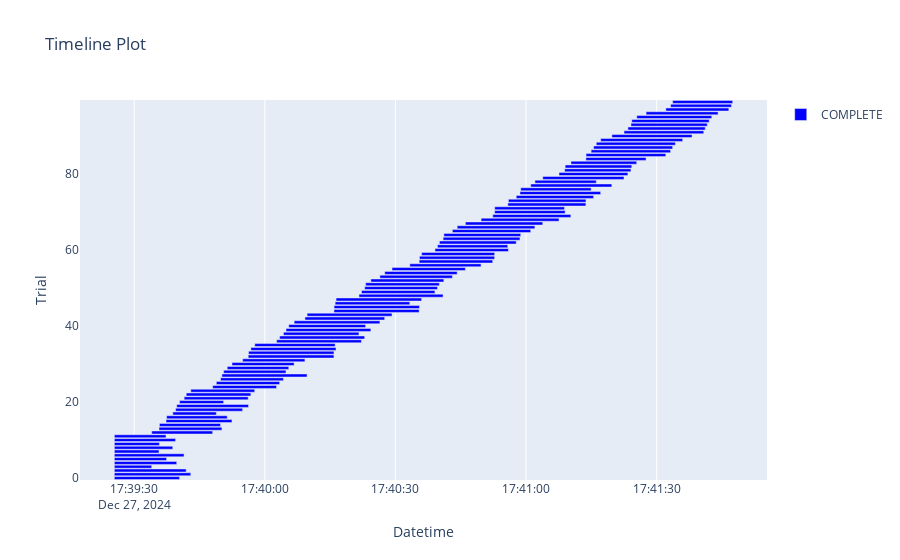

The cell this chart's notebook holds for it:
### Code cell
optuna.visualization.plot_timeline(study)

### Figure 1 — Plotly figure (JSON) as saved in the notebook; plotly's stock layout.template omitted (floating-point values rounded to 4 significant figures)
{"data": [{"base": ["2024-12-27T17:39:25.446328", "2024-12-27T17:39:25.447097", "2024-12-27T17:39:25.447764", "2024-12-27T17:39:25.448115", "2024-12-27T17:39:25.449808", "2024-12-27T17:39:25.450623", "2024-12-27T17:39:25.450674", "2024-12-27T17:39:25.451575", "2024-12-27T17:39:25.452378", "2024-12-27T17:39:25.449846", "2024-12-27T17:39:25.455760", "2024-12-27T17:39:25.452401", "2024-12-27T17:39:34.031418", "2024-12-27T17:39:35.706174", "2024-12-27T17:39:35.803098", "2024-12-27T17:39:37.315908", "2024-12-27T17:39:37.449569", "2024-12-27T17:39:38.872318", "2024-12-27T17:39:39.519729", "2024-12-27T17:39:39.780210", "2024-12-27T17:39:40.433919", "2024-12-27T17:39:41.477137", "2024-12-27T17:39:41.952644", "2024-12-27T17:39:43.003747", "2024-12-27T17:39:48.030862", "2024-12-27T17:39:48.873211", "2024-12-27T17:39:49.845882", "2024-12-27T17:39:50.157783", "2024-12-27T17:39:50.544624", "2024-12-27T17:39:51.376627", "2024-12-27T17:39:52.467041", "2024-12-27T17:39:54.904146", "2024-12-27T17:39:56.190422", "2024-12-27T17:39:56.273064", "2024-12-27T17:39:56.804585", "2024-12-27T17:39:57.692515", "2024-12-27T17:40:02.715381", "2024-12-27T17:40:03.408840", "2024-12-27T17:40:04.281742", "2024-12-27T17:40:04.868675", "2024-12-27T17:40:05.507281", "2024-12-27T17:40:06.745222", "2024-12-27T17:40:09.221367", "2024-12-27T17:40:09.712616", "2024-12-27T17:40:15.888496", "2024-12-27T17:40:15.909304", "2024-12-27T17:40:16.156044", "2024-12-27T17:40:16.367182", "2024-12-27T17:40:21.628271", "2024-12-27T17:40:22.213139", "2024-12-27T17:40:22.942811", "2024-12-27T17:40:23.157231", "2024-12-27T17:40:24.359787", "2024-12-27T17:40:26.435830", "2024-12-27T17:40:27.542637", "2024-12-27T17:40:29.219004", "2024-12-27T17:40:33.302981", "2024-12-27T17:40:35.449895", "2024-12-27T17:40:35.522626", "2024-12-27T17:40:36.023779", "2024-12-27T17:40:39.082289", "2024-12-27T17:40:39.663735", "2024-12-27T17:40:40.103107", "2024-12-27T17:40:40.954220", "2024-12-27T17:40:41.127958", "2024-12-27T17:40:43.080908", "2024-12-27T17:40:44.184392", "2024-12-27T17:40:46.068336", "2024-12-27T17:40:49.676338", "2024-12-27T17:40:52.355266", "2024-12-27T17:40:52.787371", "2024-12-27T17:40:52.803474", "2024-12-27T17:40:55.819056", "2024-12-27T17:40:55.950038", "2024-12-27T17:40:57.745848", "2024-12-27T17:40:58.605384", "2024-12-27T17:40:58.780553", "2024-12-27T17:41:01.081229", "2024-12-27T17:41:02.040793", "2024-12-27T17:41:03.837196", "2024-12-27T17:41:07.568635", "2024-12-27T17:41:08.863681", "2024-12-27T17:41:08.983630", "2024-12-27T17:41:10.309017", "2024-12-27T17:41:13.745757", "2024-12-27T17:41:13.785127", "2024-12-27T17:41:14.949153", "2024-12-27T17:41:15.525347", "2024-12-27T17:41:16.131630", "2024-12-27T17:41:17.147901", "2024-12-27T17:41:19.720908", "2024-12-27T17:41:22.501508", "2024-12-27T17:41:23.395052", "2024-12-27T17:41:24.092955", "2024-12-27T17:41:24.285526", "2024-12-27T17:41:25.433991", "2024-12-27T17:41:27.565747", "2024-12-27T17:41:32.104253", "2024-12-27T17:41:33.205857", "2024-12-27T17:41:33.671818"], "hovertemplate": "%{text}<extra>COMPLETE</extra>", "marker": {"color": "blue"}, "name": "COMPLETE", "orientation": "h", "text": ["{<br>  \"number\": 0,<br>  \"values\": [<br>    0.0<br>  ],<br>  \"params\": {<br>    \"max_depth\": 24,<br>    \"min_samples_leaf\": 32<br>  }<br>}", "{<br>  \"number\": 1,<br>  \"values\": [<br>    0.0<br>  ],<br>  \"params\": {<br>    \"max_depth\": 22,<br>    \"min_samples_leaf\": 8<br>  }<br>}", "{<br>  \"number\": 2,<br>  \"values\": [<br>    0.0<br>  ],<br>  \"params\": {<br>    \"max_depth\": 28,<br>    \"min_samples_leaf\": 14<br>  }<br>}", "{<br>  \"number\": 3,<br>  \"values\": [<br>    0.0<br>  ],<br>  \"params\": {<br>    \"max_depth\": 4,<br>    \"min_samples_leaf\": 24<br>  }<br>}", "{<br>  \"number\": 4,<br>  \"values\": [<br>    0.0<br>  ],<br>  \"params\": {<br>    \"max_depth\": 26,<br>    \"min_samples_leaf\": 52<br>  }<br>}", "{<br>  \"number\": 5,<br>  \"values\": [<br>    0.0<br>  ],<br>  \"params\": {<br>    \"max_depth\": 8,<br>    \"min_samples_leaf\": 4<br>  }<br>}", "{<br>  \"number\": 6,<br>  \"values\": [<br>    0.0<br>  ],<br>  \"params\": {<br>    \"max_depth\": 22,<br>    \"min_samples_leaf\": 20<br>  }<br>}", "{<br>  \"number\": 7,<br>  \"values\": [<br>    0.0<br>  ],<br>  \"params\": {<br>    \"max_depth\": 6,<br>    \"min_samples_leaf\": 54<br>  }<br>}", "{<br>  \"number\": 8,<br>  \"values\": [<br>    0.0<br>  ],<br>  \"params\": {<br>    \"max_depth\": 12,<br>    \"min_samples_leaf\": 58<br>  }<br>}", "{<br>  \"number\": 9,<br>  \"values\": [<br>    0.0<br>  ],<br>  \"params\": {<br>    \"max_depth\": 6,<br>    \"min_samples_leaf\": 12<br>  }<br>}", "{<br>  \"number\": 10,<br>  \"values\": [<br>    0.0<br>  ],<br>  \"params\": {<br>    \"max_depth\": 12,<br>    \"min_samples_leaf\": 34<br>  }<br>}", "{<br>  \"number\": 11,<br>  \"values\": [<br>    0.0<br>  ],<br>  \"params\": {<br>    \"max_depth\": 8,<br>    \"min_samples_leaf\": 20<br>  }<br>}", "{<br>  \"number\": 12,<br>  \"values\": [<br>    0.0<br>  ],<br>  \"params\": {<br>    \"max_depth\": 20,<br>    \"min_samples_leaf\": 56<br>  }<br>}", "{<br>  \"number\": 13,<br>  \"values\": [<br>    0.0<br>  ],<br>  \"params\": {<br>    \"max_depth\": 22,<br>    \"min_samples_leaf\": 44<br>  }<br>}", "{<br>  \"number\": 14,<br>  \"values\": [<br>    0.0<br>  ],<br>  \"params\": {<br>    \"max_depth\": 24,<br>    \"min_samples_leaf\": 58<br>  }<br>}", "{<br>  \"number\": 15,<br>  \"values\": [<br>    0.0<br>  ],<br>  \"params\": {<br>    \"max_depth\": 24,<br>    \"min_samples_leaf\": 30<br>  }<br>}", "{<br>  \"number\": 16,<br>  \"values\": [<br>    0.0<br>  ],<br>  \"params\": {<br>    \"max_depth\": 18,<br>    \"min_samples_leaf\": 56<br>  }<br>}", "{<br>  \"number\": 17,<br>  \"values\": [<br>    0.0<br>  ],<br>  \"params\": {<br>    \"max_depth\": 6,<br>    \"min_samples_leaf\": 34<br>  }<br>}", "{<br>  \"number\": 18,<br>  \"values\": [<br>    0.0<br>  ],<br>  \"params\": {<br>    \"max_depth\": 30,<br>    \"min_samples_leaf\": 28<br>  }<br>}", "{<br>  \"number\": 19,<br>  \"values\": [<br>    0.0<br>  ],<br>  \"params\": {<br>    \"max_depth\": 30,<br>    \"min_samples_leaf\": 14<br>  }<br>}", "{<br>  \"number\": 20,<br>  \"values\": [<br>    0.0<br>  ],<br>  \"params\": {<br>    \"max_depth\": 6,<br>    \"min_samples_leaf\": 18<br>  }<br>}", "{<br>  \"number\": 21,<br>  \"values\": [<br>    0.0<br>  ],<br>  \"params\": {<br>    \"max_depth\": 30,<br>    \"min_samples_leaf\": 40<br>  }<br>}", "{<br>  \"number\": 22,<br>  \"values\": [<br>    0.0<br>  ],<br>  \"params\": {<br>    \"max_depth\": 30,<br>    \"min_samples_leaf\": 36<br>  }<br>}", "{<br>  \"number\": 23,<br>  \"values\": [<br>    0.0<br>  ],<br>  \"params\": {<br>    \"max_depth\": 20,<br>    \"min_samples_leaf\": 36<br>  }<br>}", "{<br>  \"number\": 24,<br>  \"values\": [<br>    0.0<br>  ],<br>  \"params\": {<br>    \"max_depth\": 24,<br>    \"min_samples_leaf\": 38<br>  }<br>}", "{<br>  \"number\": 25,<br>  \"values\": [<br>    0.0<br>  ],<br>  \"params\": {<br>    \"max_depth\": 24,<br>    \"min_samples_leaf\": 42<br>  }<br>}", "{<br>  \"number\": 26,<br>  \"values\": [<br>    0.0<br>  ],<br>  \"params\": {<br>    \"max_depth\": 18,<br>    \"min_samples_leaf\": 42<br>  }<br>}", "{<br>  \"number\": 27,<br>  \"values\": [<br>    0.0017597222555624087<br>  ],<br>  \"params\": {<br>    \"max_depth\": 30,<br>    \"min_samples_leaf\": 2<br>  }<br>}", "{<br>  \"number\": 28,<br>  \"values\": [<br>    0.0<br>  ],<br>  \"params\": {<br>    \"max_depth\": 30,<br>    \"min_samples_leaf\": 42<br>  }<br>}", "{<br>  \"number\": 29,<br>  \"values\": [<br>    0.0<br>  ],<br>  \"params\": {<br>    \"max_depth\": 14,<br>    \"min_samples_leaf\": 40<br>  }<br>}", "{<br>  \"number\": 30,<br>  \"values\": [<br>    0.0<br>  ],<br>  \"params\": {<br>    \"max_depth\": 30,<br>    \"min_samples_leaf\": 42<br>  }<br>}", "{<br>  \"number\": 31,<br>  \"values\": [<br>    0.0<br>  ],<br>  \"params\": {<br>    \"max_depth\": 16,<br>    \"min_samples_leaf\": 40<br>  }<br>}", "{<br>  \"number\": 32,<br>  \"values\": [<br>    0.002643182499729205<br>  ],<br>  \"params\": {<br>    \"max_depth\": 28,<br>    \"min_samples_leaf\": 2<br>  }<br>}", "{<br>  \"number\": 33,<br>  \"values\": [<br>    0.0017587423722928229<br>  ],<br>  \"params\": {<br>    \"max_depth\": 26,<br>    \"min_samples_leaf\": 2<br>  }<br>}", "{<br>  \"number\": 34,<br>  \"values\": [<br>    0.0017587423722928229<br>  ],<br>  \"params\": {<br>    \"max_depth\": 26,<br>    \"min_samples_leaf\": 2<br>  }<br>}", "{<br>  \"number\": 35,<br>  \"values\": [<br>    0.0<br>  ],<br>  \"params\": {<br>    \"max_depth\": 28,<br>    \"min_samples_leaf\": 4<br>  }<br>}", "{<br>  \"number\": 36,<br>  \"values\": [<br>    0.0017587423722928229<br>  ],<br>  \"params\": {<br>    \"max_depth\": 26,<br>    \"min_samples_leaf\": 2<br>  }<br>}", "{<br>  \"number\": 37,<br>  \"values\": [<br>    0.0017587423722928229<br>  ],<br>  \"params\": {<br>    \"max_depth\": 26,<br>    \"min_samples_leaf\": 2<br>  }<br>}", "{<br>  \"number\": 38,<br>  \"values\": [<br>    0.0<br>  ],<br>  \"params\": {<br>    \"max_depth\": 28,<br>    \"min_samples_leaf\": 6<br>  }<br>}", "{<br>  \"number\": 39,<br>  \"values\": [<br>    0.0017587423722928229<br>  ],<br>  \"params\": {<br>    \"max_depth\": 26,<br>    \"min_samples_leaf\": 2<br>  }<br>}", "{<br>  \"number\": 40,<br>  \"values\": [<br>    0.0<br>  ],<br>  \"params\": {<br>    \"max_depth\": 26,<br>    \"min_samples_leaf\": 6<br>  }<br>}", "{<br>  \"number\": 41,<br>  \"values\": [<br>    0.0017587423722928229<br>  ],<br>  \"params\": {<br>    \"max_depth\": 26,<br>    \"min_samples_leaf\": 2<br>  }<br>}", "{<br>  \"number\": 42,<br>  \"values\": [<br>    0.0<br>  ],<br>  \"params\": {<br>    \"max_depth\": 26,<br>    \"min_samples_leaf\": 4<br>  }<br>}", "{<br>  \"number\": 43,<br>  \"values\": [<br>    0.0017587423722928229<br>  ],<br>  \"params\": {<br>    \"max_depth\": 26,<br>    \"min_samples_leaf\": 2<br>  }<br>}", "{<br>  \"number\": 44,<br>  \"values\": [<br>    0.0017587423722928229<br>  ],<br>  \"params\": {<br>    \"max_depth\": 26,<br>    \"min_samples_leaf\": 2<br>  }<br>}", "{<br>  \"number\": 45,<br>  \"values\": [<br>    0.0017587423722928229<br>  ],<br>  \"params\": {<br>    \"max_depth\": 26,<br>    \"min_samples_leaf\": 2<br>  }<br>}", "{<br>  \"number\": 46,<br>  \"values\": [<br>    0.0<br>  ],<br>  \"params\": {<br>    \"max_depth\": 26,<br>    \"min_samples_leaf\": 8<br>  }<br>}", "{<br>  \"number\": 47,<br>  \"values\": [<br>    0.0017587423722928229<br>  ],<br>  \"params\": {<br>    \"max_depth\": 26,<br>    \"min_samples_leaf\": 2<br>  }<br>}", "{<br>  \"number\": 48,<br>  \"values\": [<br>    0.0017587423722928229<br>  ],<br>  \"params\": {<br>    \"max_depth\": 26,<br>    \"min_samples_leaf\": 2<br>  }<br>}", "{<br>  \"number\": 49,<br>  \"values\": [<br>    0.0<br>  ],<br>  \"params\": {<br>    \"max_depth\": 26,<br>    \"min_samples_leaf\": 10<br>  }<br>}", "{<br>  \"number\": 50,<br>  \"values\": [<br>    0.0<br>  ],<br>  \"params\": {<br>    \"max_depth\": 28,<br>    \"min_samples_leaf\": 10<br>  }<br>}", "{<br>  \"number\": 51,<br>  \"values\": [<br>    0.0<br>  ],<br>  \"params\": {<br>    \"max_depth\": 28,<br>    \"min_samples_leaf\": 10<br>  }<br>}", "{<br>  \"number\": 52,<br>  \"values\": [<br>    0.0<br>  ],<br>  \"params\": {<br>    \"max_depth\": 28,<br>    \"min_samples_leaf\": 10<br>  }<br>}", "{<br>  \"number\": 53,<br>  \"values\": [<br>    0.0<br>  ],<br>  \"params\": {<br>    \"max_depth\": 28,<br>    \"min_samples_leaf\": 10<br>  }<br>}", "{<br>  \"number\": 54,<br>  \"values\": [<br>    0.0<br>  ],<br>  \"params\": {<br>    \"max_depth\": 28,<br>    \"min_samples_leaf\": 10<br>  }<br>}", "{<br>  \"number\": 55,<br>  \"values\": [<br>    0.0<br>  ],<br>  \"params\": {<br>    \"max_depth\": 28,<br>    \"min_samples_leaf\": 10<br>  }<br>}", "{<br>  \"number\": 56,<br>  \"values\": [<br>    0.0<br>  ],<br>  \"params\": {<br>    \"max_depth\": 28,<br>    \"min_samples_leaf\": 12<br>  }<br>}", "{<br>  \"number\": 57,<br>  \"values\": [<br>    0.0<br>  ],<br>  \"params\": {<br>    \"max_depth\": 28,<br>    \"min_samples_leaf\": 10<br>  }<br>}", "{<br>  \"number\": 58,<br>  \"values\": [<br>    0.0<br>  ],<br>  \"params\": {<br>    \"max_depth\": 28,<br>    \"min_samples_leaf\": 8<br>  }<br>}", "{<br>  \"number\": 59,<br>  \"values\": [<br>    0.0<br>  ],<br>  \"params\": {<br>    \"max_depth\": 28,<br>    \"min_samples_leaf\": 10<br>  }<br>}", "{<br>  \"number\": 60,<br>  \"values\": [<br>    0.0<br>  ],<br>  \"params\": {<br>    \"max_depth\": 28,<br>    \"min_samples_leaf\": 10<br>  }<br>}", "{<br>  \"number\": 61,<br>  \"values\": [<br>    0.0<br>  ],<br>  \"params\": {<br>    \"max_depth\": 22,<br>    \"min_samples_leaf\": 14<br>  }<br>}", "{<br>  \"number\": 62,<br>  \"values\": [<br>    0.0<br>  ],<br>  \"params\": {<br>    \"max_depth\": 22,<br>    \"min_samples_leaf\": 6<br>  }<br>}", "{<br>  \"number\": 63,<br>  \"values\": [<br>    0.0<br>  ],<br>  \"params\": {<br>    \"max_depth\": 22,<br>    \"min_samples_leaf\": 6<br>  }<br>}", "{<br>  \"number\": 64,<br>  \"values\": [<br>    0.0<br>  ],<br>  \"params\": {<br>    \"max_depth\": 22,<br>    \"min_samples_leaf\": 6<br>  }<br>}", "{<br>  \"number\": 65,<br>  \"values\": [<br>    0.0<br>  ],<br>  \"params\": {<br>    \"max_depth\": 22,<br>    \"min_samples_leaf\": 6<br>  }<br>}", "{<br>  \"number\": 66,<br>  \"values\": [<br>    0.0<br>  ],<br>  \"params\": {<br>    \"max_depth\": 22,<br>    \"min_samples_leaf\": 6<br>  }<br>}", "{<br>  \"number\": 67,<br>  \"values\": [<br>    0.0<br>  ],<br>  \"params\": {<br>    \"max_depth\": 22,<br>    \"min_samples_leaf\": 6<br>  }<br>}", "{<br>  \"number\": 68,<br>  \"values\": [<br>    0.0<br>  ],<br>  \"params\": {<br>    \"max_depth\": 22,<br>    \"min_samples_leaf\": 6<br>  }<br>}", "{<br>  \"number\": 69,<br>  \"values\": [<br>    0.0<br>  ],<br>  \"params\": {<br>    \"max_depth\": 22,<br>    \"min_samples_leaf\": 6<br>  }<br>}", "{<br>  \"number\": 70,<br>  \"values\": [<br>    0.0<br>  ],<br>  \"params\": {<br>    \"max_depth\": 22,<br>    \"min_samples_leaf\": 16<br>  }<br>}", "{<br>  \"number\": 71,<br>  \"values\": [<br>    0.0<br>  ],<br>  \"params\": {<br>    \"max_depth\": 22,<br>    \"min_samples_leaf\": 16<br>  }<br>}", "{<br>  \"number\": 72,<br>  \"values\": [<br>    0.0<br>  ],<br>  \"params\": {<br>    \"max_depth\": 24,<br>    \"min_samples_leaf\": 6<br>  }<br>}", "{<br>  \"number\": 73,<br>  \"values\": [<br>    0.0<br>  ],<br>  \"params\": {<br>    \"max_depth\": 24,<br>    \"min_samples_leaf\": 6<br>  }<br>}", "{<br>  \"number\": 74,<br>  \"values\": [<br>    0.0<br>  ],<br>  \"params\": {<br>    \"max_depth\": 24,<br>    \"min_samples_leaf\": 6<br>  }<br>}", "{<br>  \"number\": 75,<br>  \"values\": [<br>    0.0<br>  ],<br>  \"params\": {<br>    \"max_depth\": 24,<br>    \"min_samples_leaf\": 4<br>  }<br>}", "{<br>  \"number\": 76,<br>  \"values\": [<br>    0.0<br>  ],<br>  \"params\": {<br>    \"max_depth\": 24,<br>    \"min_samples_leaf\": 16<br>  }<br>}", "{<br>  \"number\": 77,<br>  \"values\": [<br>    0.0<br>  ],<br>  \"params\": {<br>    \"max_depth\": 24,<br>    \"min_samples_leaf\": 4<br>  }<br>}", "{<br>  \"number\": 78,<br>  \"values\": [<br>    0.0<br>  ],<br>  \"params\": {<br>    \"max_depth\": 24,<br>    \"min_samples_leaf\": 48<br>  }<br>}", "{<br>  \"number\": 79,<br>  \"values\": [<br>    0.0<br>  ],<br>  \"params\": {<br>    \"max_depth\": 24,<br>    \"min_samples_leaf\": 4<br>  }<br>}", "{<br>  \"number\": 80,<br>  \"values\": [<br>    0.0<br>  ],<br>  \"params\": {<br>    \"max_depth\": 24,<br>    \"min_samples_leaf\": 18<br>  }<br>}", "{<br>  \"number\": 81,<br>  \"values\": [<br>    0.0<br>  ],<br>  \"params\": {<br>    \"max_depth\": 24,<br>    \"min_samples_leaf\": 26<br>  }<br>}", "{<br>  \"number\": 82,<br>  \"values\": [<br>    0.0<br>  ],<br>  \"params\": {<br>    \"max_depth\": 24,<br>    \"min_samples_leaf\": 24<br>  }<br>}", "{<br>  \"number\": 83,<br>  \"values\": [<br>    0.0<br>  ],<br>  \"params\": {<br>    \"max_depth\": 24,<br>    \"min_samples_leaf\": 24<br>  }<br>}", "{<br>  \"number\": 84,<br>  \"values\": [<br>    0.0<br>  ],<br>  \"params\": {<br>    \"max_depth\": 24,<br>    \"min_samples_leaf\": 48<br>  }<br>}", "{<br>  \"number\": 85,<br>  \"values\": [<br>    0.0<br>  ],<br>  \"params\": {<br>    \"max_depth\": 24,<br>    \"min_samples_leaf\": 4<br>  }<br>}", "{<br>  \"number\": 86,<br>  \"values\": [<br>    0.0<br>  ],<br>  \"params\": {<br>    \"max_depth\": 30,<br>    \"min_samples_leaf\": 4<br>  }<br>}", "{<br>  \"number\": 87,<br>  \"values\": [<br>    0.0<br>  ],<br>  \"params\": {<br>    \"max_depth\": 30,<br>    \"min_samples_leaf\": 4<br>  }<br>}", "{<br>  \"number\": 88,<br>  \"values\": [<br>    0.0<br>  ],<br>  \"params\": {<br>    \"max_depth\": 30,<br>    \"min_samples_leaf\": 4<br>  }<br>}", "{<br>  \"number\": 89,<br>  \"values\": [<br>    0.0008825154367185807<br>  ],<br>  \"params\": {<br>    \"max_depth\": 20,<br>    \"min_samples_leaf\": 2<br>  }<br>}", "{<br>  \"number\": 90,<br>  \"values\": [<br>    0.0008825154367185807<br>  ],<br>  \"params\": {<br>    \"max_depth\": 20,<br>    \"min_samples_leaf\": 2<br>  }<br>}", "{<br>  \"number\": 91,<br>  \"values\": [<br>    0.0017597222555624087<br>  ],<br>  \"params\": {<br>    \"max_depth\": 30,<br>    \"min_samples_leaf\": 2<br>  }<br>}", "{<br>  \"number\": 92,<br>  \"values\": [<br>    0.0017597222555624087<br>  ],<br>  \"params\": {<br>    \"max_depth\": 30,<br>    \"min_samples_leaf\": 2<br>  }<br>}", "{<br>  \"number\": 93,<br>  \"values\": [<br>    0.0017597222555624087<br>  ],<br>  \"params\": {<br>    \"max_depth\": 30,<br>    \"min_samples_leaf\": 2<br>  }<br>}", "{<br>  \"number\": 94,<br>  \"values\": [<br>    0.0017597222555624087<br>  ],<br>  \"params\": {<br>    \"max_depth\": 30,<br>    \"min_samples_leaf\": 2<br>  }<br>}", "{<br>  \"number\": 95,<br>  \"values\": [<br>    0.0017597222555624087<br>  ],<br>  \"params\": {<br>    \"max_depth\": 30,<br>    \"min_samples_leaf\": 2<br>  }<br>}", "{<br>  \"number\": 96,<br>  \"values\": [<br>    0.0017597222555624087<br>  ],<br>  \"params\": {<br>    \"max_depth\": 30,<br>    \"min_samples_leaf\": 2<br>  }<br>}", "{<br>  \"number\": 97,<br>  \"values\": [<br>    0.0017597222555624087<br>  ],<br>  \"params\": {<br>    \"max_depth\": 30,<br>    \"min_samples_leaf\": 2<br>  }<br>}", "{<br>  \"number\": 98,<br>  \"values\": [<br>    0.0008825154367185807<br>  ],<br>  \"params\": {<br>    \"max_depth\": 20,<br>    \"min_samples_leaf\": 2<br>  }<br>}", "{<br>  \"number\": 99,<br>  \"values\": [<br>    0.0008825154367185807<br>  ],<br>  \"params\": {<br>    \"max_depth\": 20,<br>    \"min_samples_leaf\": 2<br>  }<br>}"], "textposition": "none", "type": "bar", "x": [14980.0, 17550.0, 16500.0, 8576.0, 14320.0, 11990.0, 16000.0, 10250.0, 13410.0, 10340.0, 14050.0, 11860.0, 13990.0, 14440.0, 14030.0, 15150.0, 13910.0, 9996.0, 15380.0, 16480.0, 10100.0, 14700.0, 14850.0, 14680.0, 14660.0, 14530.0, 14430.0, 19550.0, 14320.0, 14130.0, 14270.0, 14310.0, 19690.0, 19610.0, 19550.0, 18460.0, 19490.0, 19530.0, 17340.0, 19480.0, 17640.0, 19690.0, 18310.0, 19500.0, 19560.0, 19610.0, 17140.0, 19650.0, 19310.0, 16860.0, 16710.0, 16940.0, 16760.0, 16640.0, 16630.0, 16850.0, 16360.0, 16890.0, 17250.0, 16760.0, 16860.0, 16150.0, 17640.0, 17650.0, 17650.0, 17990.0, 17840.0, 17760.0, 17890.0, 17930.0, 16190.0, 16020.0, 17920.0, 17820.0, 17770.0, 18530.0, 16160.0, 18620.0, 14090.0, 18660.0, 15810.0, 15220.0, 15300.0, 15110.0, 13820.0, 18310.0, 18240.0, 18140.0, 18160.0, 18820.0, 18400.0, 18310.0, 17770.0, 17530.0, 17770.0, 17210.0, 16540.0, 14460.0, 13970.0, 13780.0], "y": [0, 1, 2, 3, 4, 5, 6, 7, 8, 9, 10, 11, 12, 13, 14, 15, 16, 17, 18, 19, 20, 21, 22, 23, 24, 25, 26, 27, 28, 29, 30, 31, 32, 33, 34, 35, 36, 37, 38, 39, 40, 41, 42, 43, 44, 45, 46, 47, 48, 49, 50, 51, 52, 53, 54, 55, 56, 57, 58, 59, 60, 61, 62, 63, 64, 65, 66, 67, 68, 69, 70, 71, 72, 73, 74, 75, 76, 77, 78, 79, 80, 81, 82, 83, 84, 85, 86, 87, 88, 89, 90, 91, 92, 93, 94, 95, 96, 97, 98, 99]}], "layout": {"showlegend": true, "title": {"text": "Timeline Plot"}, "xaxis": {"title": {"text": "Datetime"}, "type": "date"}, "yaxis": {"title": {"text": "Trial"}}}}
